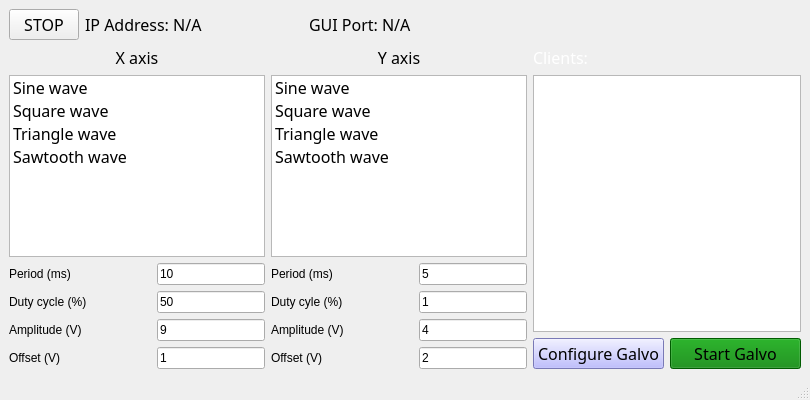
<?xml version="1.0" encoding="UTF-8"?>
<ui version="4.0">
 <class>MainWindow</class>
 <widget class="QMainWindow" name="MainWindow">
  <property name="geometry">
   <rect>
    <x>0</x>
    <y>0</y>
    <width>810</width>
    <height>400</height>
   </rect>
  </property>
  <property name="sizePolicy">
   <sizepolicy hsizetype="Fixed" vsizetype="Fixed">
    <horstretch>0</horstretch>
    <verstretch>0</verstretch>
   </sizepolicy>
  </property>
  <property name="windowTitle">
   <string>Galvo Scan</string>
  </property>
  <property name="styleSheet">
   <string notr="true"/>
  </property>
  <widget class="QWidget" name="centralwidget">
   <layout class="QGridLayout" name="gridLayout">
    <item row="1" column="0">
     <layout class="QHBoxLayout" name="horizontalLayout">
      <item>
       <layout class="QVBoxLayout" name="verticalLayout_3">
        <item>
         <widget class="QLabel" name="label">
          <property name="font">
           <font>
            <family>Calibri Light</family>
            <pointsize>12</pointsize>
           </font>
          </property>
          <property name="text">
           <string>X axis</string>
          </property>
          <property name="alignment">
           <set>Qt::AlignCenter</set>
          </property>
         </widget>
        </item>
        <item>
         <widget class="QListWidget" name="wavelist_x">
          <property name="font">
           <font>
            <family>Calibri Light</family>
            <pointsize>12</pointsize>
           </font>
          </property>
          <item>
           <property name="text">
            <string>Sine wave</string>
           </property>
          </item>
          <item>
           <property name="text">
            <string>Square wave</string>
           </property>
          </item>
          <item>
           <property name="text">
            <string>Triangle wave</string>
           </property>
          </item>
          <item>
           <property name="text">
            <string>Sawtooth wave</string>
           </property>
          </item>
         </widget>
        </item>
        <item>
         <layout class="QHBoxLayout" name="horizontalLayout_10">
          <item>
           <widget class="QLabel" name="label_7">
            <property name="text">
             <string>Period (ms)</string>
            </property>
           </widget>
          </item>
          <item>
           <widget class="QLineEdit" name="period_x">
            <property name="sizePolicy">
             <sizepolicy hsizetype="Fixed" vsizetype="Fixed">
              <horstretch>0</horstretch>
              <verstretch>0</verstretch>
             </sizepolicy>
            </property>
            <property name="text">
             <string>10</string>
            </property>
           </widget>
          </item>
         </layout>
        </item>
        <item>
         <layout class="QHBoxLayout" name="horizontalLayout_11">
          <item>
           <widget class="QLabel" name="label_8">
            <property name="text">
             <string>Duty cycle (%)</string>
            </property>
           </widget>
          </item>
          <item>
           <widget class="QLineEdit" name="dc_x">
            <property name="sizePolicy">
             <sizepolicy hsizetype="Fixed" vsizetype="Fixed">
              <horstretch>0</horstretch>
              <verstretch>0</verstretch>
             </sizepolicy>
            </property>
            <property name="text">
             <string>50</string>
            </property>
           </widget>
          </item>
         </layout>
        </item>
        <item>
         <layout class="QHBoxLayout" name="horizontalLayout_12">
          <item>
           <widget class="QLabel" name="label_9">
            <property name="text">
             <string>Amplitude (V)</string>
            </property>
           </widget>
          </item>
          <item>
           <widget class="QLineEdit" name="amp_x">
            <property name="sizePolicy">
             <sizepolicy hsizetype="Fixed" vsizetype="Fixed">
              <horstretch>0</horstretch>
              <verstretch>0</verstretch>
             </sizepolicy>
            </property>
            <property name="text">
             <string>9</string>
            </property>
           </widget>
          </item>
         </layout>
        </item>
        <item>
         <layout class="QHBoxLayout" name="horizontalLayout_2">
          <item>
           <widget class="QLabel" name="label_10">
            <property name="text">
             <string>Offset (V)</string>
            </property>
           </widget>
          </item>
          <item>
           <widget class="QLineEdit" name="offset_x">
            <property name="sizePolicy">
             <sizepolicy hsizetype="Fixed" vsizetype="Fixed">
              <horstretch>0</horstretch>
              <verstretch>0</verstretch>
             </sizepolicy>
            </property>
            <property name="text">
             <string>1</string>
            </property>
           </widget>
          </item>
         </layout>
        </item>
       </layout>
      </item>
      <item>
       <layout class="QVBoxLayout" name="verticalLayout">
        <item>
         <widget class="QLabel" name="label_2">
          <property name="font">
           <font>
            <family>Calibri Light</family>
            <pointsize>12</pointsize>
           </font>
          </property>
          <property name="text">
           <string>Y axis</string>
          </property>
          <property name="alignment">
           <set>Qt::AlignCenter</set>
          </property>
         </widget>
        </item>
        <item>
         <widget class="QListWidget" name="wavelist_y">
          <property name="font">
           <font>
            <family>Calibri Light</family>
            <pointsize>12</pointsize>
           </font>
          </property>
          <item>
           <property name="text">
            <string>Sine wave</string>
           </property>
          </item>
          <item>
           <property name="text">
            <string>Square wave</string>
           </property>
          </item>
          <item>
           <property name="text">
            <string>Triangle wave</string>
           </property>
          </item>
          <item>
           <property name="text">
            <string>Sawtooth wave</string>
           </property>
          </item>
         </widget>
        </item>
        <item>
         <layout class="QHBoxLayout" name="horizontalLayout_3">
          <item>
           <widget class="QLabel" name="label_3">
            <property name="text">
             <string>Period (ms)</string>
            </property>
           </widget>
          </item>
          <item>
           <widget class="QLineEdit" name="period_y">
            <property name="enabled">
             <bool>true</bool>
            </property>
            <property name="sizePolicy">
             <sizepolicy hsizetype="Fixed" vsizetype="Fixed">
              <horstretch>0</horstretch>
              <verstretch>0</verstretch>
             </sizepolicy>
            </property>
            <property name="text">
             <string>5</string>
            </property>
           </widget>
          </item>
         </layout>
        </item>
        <item>
         <layout class="QHBoxLayout" name="horizontalLayout_4">
          <item>
           <widget class="QLabel" name="label_4">
            <property name="text">
             <string>Duty cyle (%)</string>
            </property>
           </widget>
          </item>
          <item>
           <widget class="QLineEdit" name="dc_y">
            <property name="sizePolicy">
             <sizepolicy hsizetype="Fixed" vsizetype="Fixed">
              <horstretch>0</horstretch>
              <verstretch>0</verstretch>
             </sizepolicy>
            </property>
            <property name="text">
             <string>1</string>
            </property>
           </widget>
          </item>
         </layout>
        </item>
        <item>
         <layout class="QHBoxLayout" name="horizontalLayout_6">
          <item>
           <widget class="QLabel" name="label_5">
            <property name="text">
             <string>Amplitude (V)</string>
            </property>
           </widget>
          </item>
          <item>
           <widget class="QLineEdit" name="amp_y">
            <property name="sizePolicy">
             <sizepolicy hsizetype="Fixed" vsizetype="Fixed">
              <horstretch>0</horstretch>
              <verstretch>0</verstretch>
             </sizepolicy>
            </property>
            <property name="text">
             <string>4</string>
            </property>
           </widget>
          </item>
         </layout>
        </item>
        <item>
         <layout class="QHBoxLayout" name="horizontalLayout_8">
          <item>
           <widget class="QLabel" name="label_6">
            <property name="text">
             <string>Offset (V)</string>
            </property>
           </widget>
          </item>
          <item>
           <widget class="QLineEdit" name="offset_y">
            <property name="sizePolicy">
             <sizepolicy hsizetype="Fixed" vsizetype="Fixed">
              <horstretch>0</horstretch>
              <verstretch>0</verstretch>
             </sizepolicy>
            </property>
            <property name="text">
             <string>2</string>
            </property>
           </widget>
          </item>
         </layout>
        </item>
       </layout>
      </item>
     </layout>
    </item>
    <item row="1" column="1">
     <layout class="QVBoxLayout" name="verticalLayout_4">
      <property name="sizeConstraint">
       <enum>QLayout::SetMinimumSize</enum>
      </property>
      <item>
       <layout class="QHBoxLayout" name="horizontalLayout_9">
        <item>
         <layout class="QVBoxLayout" name="verticalLayout_2">
          <item>
           <widget class="QLabel" name="param_5">
            <property name="maximumSize">
             <size>
              <width>16777215</width>
              <height>16777215</height>
             </size>
            </property>
            <property name="font">
             <font>
              <family>Calibri Light</family>
              <pointsize>12</pointsize>
             </font>
            </property>
            <property name="styleSheet">
             <string notr="true">color: rgb(255, 255, 255);</string>
            </property>
            <property name="text">
             <string>Clients:</string>
            </property>
           </widget>
          </item>
          <item>
           <widget class="QListWidget" name="clients">
            <property name="styleSheet">
             <string notr="true">color: rgb(0, 170, 127);
font: 25 12pt &quot;Calibri Light&quot;;</string>
            </property>
            <property name="frameShape">
             <enum>QFrame::StyledPanel</enum>
            </property>
           </widget>
          </item>
         </layout>
        </item>
       </layout>
      </item>
      <item>
       <layout class="QHBoxLayout" name="horizontalLayout_7">
        <item>
         <widget class="QPushButton" name="configure">
          <property name="maximumSize">
           <size>
            <width>150</width>
            <height>16777215</height>
           </size>
          </property>
          <property name="font">
           <font>
            <family>Calibri Light</family>
            <pointsize>12</pointsize>
           </font>
          </property>
          <property name="styleSheet">
           <string notr="true">background-color: rgb(170, 170, 255);</string>
          </property>
          <property name="text">
           <string>Configure Galvo</string>
          </property>
          <property name="checkable">
           <bool>false</bool>
          </property>
         </widget>
        </item>
        <item>
         <widget class="QPushButton" name="start">
          <property name="maximumSize">
           <size>
            <width>150</width>
            <height>16777215</height>
           </size>
          </property>
          <property name="font">
           <font>
            <family>Calibri Light</family>
            <pointsize>12</pointsize>
           </font>
          </property>
          <property name="styleSheet">
           <string notr="true">background-color: green;</string>
          </property>
          <property name="text">
           <string>Start Galvo</string>
          </property>
          <property name="checkable">
           <bool>false</bool>
          </property>
         </widget>
        </item>
       </layout>
      </item>
     </layout>
    </item>
    <item row="0" column="0">
     <layout class="QHBoxLayout" name="horizontalLayout_5">
      <item>
       <widget class="QPushButton" name="stop_button">
        <property name="maximumSize">
         <size>
          <width>70</width>
          <height>16777215</height>
         </size>
        </property>
        <property name="font">
         <font>
          <family>Calibri Light</family>
          <pointsize>12</pointsize>
         </font>
        </property>
        <property name="text">
         <string>STOP</string>
        </property>
        <property name="checkable">
         <bool>true</bool>
        </property>
       </widget>
      </item>
      <item>
       <widget class="QLabel" name="ip_label">
        <property name="font">
         <font>
          <family>Calibri Light</family>
          <pointsize>12</pointsize>
         </font>
        </property>
        <property name="text">
         <string>IP Address: N/A</string>
        </property>
       </widget>
      </item>
      <item>
       <widget class="QLabel" name="port_label">
        <property name="font">
         <font>
          <family>Calibri Light</family>
          <pointsize>12</pointsize>
         </font>
        </property>
        <property name="text">
         <string>GUI Port: N/A</string>
        </property>
       </widget>
      </item>
     </layout>
    </item>
   </layout>
  </widget>
  <widget class="QMenuBar" name="menubar">
   <property name="geometry">
    <rect>
     <x>0</x>
     <y>0</y>
     <width>810</width>
     <height>21</height>
    </rect>
   </property>
  </widget>
  <widget class="QStatusBar" name="statusbar"/>
 </widget>
 <resources/>
 <connections/>
</ui>
